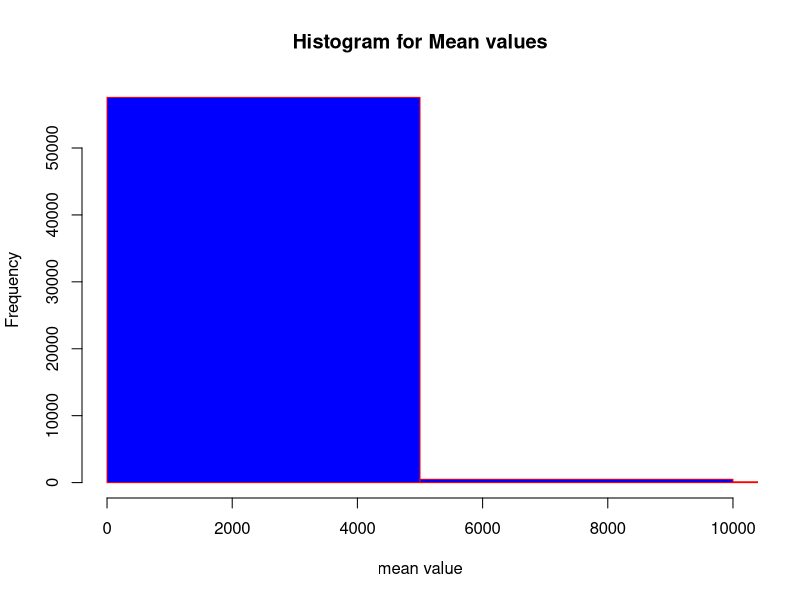

Recreate this plot in R.
## ---- chunk 1
x<- read.table("data/gene_expression.tsv", header = TRUE, stringsAsFactors = FALSE, row.names = 1)
head(x)
str(x)
x[1:6,1:2]
## ---- chunk 2
x$Mean_cal <- rowMeans(x)
head(x)
x[1:6,1:3]
## ---- chunk 3
Highest_mean <-x[order(-x$Mean_cal),]
head(Highest_mean,10)
## ---- chunk 4
subset(x,Mean_cal<10)
## ---- chunk 5
hist(x$Mean_cal,main="Histogram for Mean values",xlab = "mean value",border = "red",col="blue",breaks = 50,xlim=c(0,10000))
## ---- chunk 6
y <- read.csv("data/growth_data.csv", header = TRUE, stringsAsFactors = FALSE)
head(y)
str(y)
